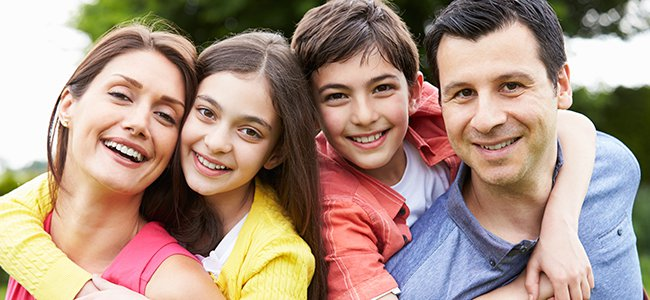
#> input picture das/Trabalho3/Images/Familia.jpg, 650 x 300 px
$ jupyter execute --allow-errors FacesCatsDogs3.ipynb   (Python 2 division)
#> lines starting #> are read from the running program, lines starting #| are printed output that depends on the picture
[cell 1]
import numpy as np
import os
import sys
import cv2
import urllib2
import urllib

[cell 2]
home_directory = os.getenv("HOME")
caffe_root = os.path.join(home_directory, 'caffe')
sys.path.insert(0, os.path.join(caffe_root, 'python'))

import caffe

[cell 3]
class NetFace:

    def __init__(self):
        haarcascade_xml = "haarcascade_frontalface_alt.xml"
        self.classifier = cv2.CascadeClassifier(haarcascade_xml)

    def classifierImage(self,miniframe):
        return self.classifier.detectMultiScale(miniframe)

[cell 4]
class Face:

    def __init__(self,net=NetFace()):
        self.net = net

    def detect(self,frame):
        height, width, depth = frame.shape

        # create grayscale version
        grayscale = cv2.cvtColor(frame, cv2.COLOR_BGR2GRAY)

        # equalize histogram
        cv2.equalizeHist(grayscale, grayscale)

        # detect objects
        DOWNSCALE = 4
        minisize = (frame.shape[1]/DOWNSCALE,frame.shape[0]/DOWNSCALE)
        miniframe = cv2.resize(frame, minisize)
        faces = self.net.classifierImage(miniframe)

        # [10 lines of commented-out code are left out]

        return faces

[cell 5]
class NetData:

    # [4 lines left out: function __init__, not called in this run]

    def get_transformer(self):
        return self.transformer

    def get_labels(self):
        return self.labels

    def get_net(self):
        return self.net

[cell 6]
class Net:

    def __init__(self,net,transformer,labels):
        self.netData = NetData(net,transformer,labels)
        self.load_synset()

    # [39 lines left out: functions load_synset, predict_imageNet, result, not called in this run]

[cell 7]
class Input:

    FACES = 1
    PREDICTION = 2

    def __init__(self, load=None):
        self.img = None
        if(load): self.resolve(load)

    def resolve(self,load):
        if(self.isFile(load)):
            self.fileResolver(load)

        elif(self.isUrl(load)):
            self.urlResolver(load)

    def isFile(self,load):
        return os.path.isfile(load)

    def isUrl(self,load):
        try:
            urllib2.urlopen(load)
            return True

        except urllib2.HTTPError, e:
            return False

        except urllib2.URLError, e:
            return False

        return False

    def fileResolver(self,load):
        self.img = cv2.imread(load)
        self.load = load

    def urlResolver(self,load):
        image = urllib.URLopener()
        path = "Images"
        image.retrieve(load,path)
        image.close()
        self.fileResolver(path)

        return None

    def getImage(self,destination):
        if(destination == self.FACES):
            return self.img

        else:
            return self.load

[cell 8]
class Output:

    def outFaces(self,faces):
        if(len(faces) > 0):
            print("Foram detectadas {0} faces.").format(str(len(faces)))
            print("As coordenadas das faces são: ")

            for face in faces:
                print(face)

        else:
            print("Não foram encontradas faces.")


    # [12 lines left out: function outAnimals, not called in this run]

[cell 9]
def main(argv=sys.argv):
    mu = np.load(os.path.join(caffe_root, 'python','caffe','imagenet','ilsvrc_2012_mean.npy'))
    mu = mu.mean(1).mean(1)

    model_weights = os.path.join(caffe_root, 'models','bvlc_reference_caffenet','bvlc_reference_caffenet.caffemodel')
    model_def = os.path.join(caffe_root, 'models', 'bvlc_reference_caffenet','deploy.prototxt')
    net = caffe.Net(model_def,model_weights,caffe.TEST)

    transformer = caffe.io.Transformer({'data': net.blobs['data'].data.shape})
    transformer.set_transpose('data', (2,0,1))
    transformer.set_mean('data', mu)
    transformer.set_raw_scale('data', 255)
    transformer.set_channel_swap('data', (2,1,0))

    labels_file = os.path.join(caffe_root, 'data','ilsvrc12','synset_words.txt')
    labels = np.loadtxt(labels_file, str, delimiter='\t')

    f = Face()
    n = Net(net,transformer,labels)
    o = Output()

    if(len(argv) >= 2):
        argv.pop(0)

        for arg in argv:
            print(arg)

            d = Input(arg)
            o.outFaces(f.detect(d.getImage(Input.FACES)))

            dogs,cats = n.result(d.getImage(Input.PREDICTION))
            o.outAnimals(dogs,cats)

[cell 10]
image_directory = 'Images'
images = os.listdir(image_directory)

#> (a cell that did not finish here is left out)

[cell 12]
import unittest

[cell 13]
class TestFace(unittest.TestCase):

    def test_1_face_detected (self):
        image = os.path.join('Images', 'Pessoa.jpg')
        d = Input(image)

        faces = face.detect(d.getImage(Input.FACES))

        output.outFaces(faces)
        self.assertEqual(len(faces),1)

    def test_more_than_1_face_detected (self):
        image = os.path.join('Images', 'Familia.jpg')
        d = Input(image)

        faces = face.detect(d.getImage(Input.FACES))

        output.outFaces(faces)
        self.assertEqual(len(faces),2)

    def test_no_face_detected (self):
        image = os.path.join('Images', 'Gato-1.jpg')
        d = Input(image)

        faces = face.detect(d.getImage(Input.FACES))

        output.outFaces(faces)
        self.assertEqual(len(faces),0)

if __name__ == "__main__":
    # instaciating face and output classes
    face = Face()
    output = Output()

    suite = unittest.TestSuite()

    for method in dir(TestFace):
        if method.startswith("test"):
            suite.addTest(TestFace(method))
    unittest.TextTestRunner().run(suite)
#> in fileResolver, self.img is the input picture: shape (300, 650, 3); mean B, G, R 131, 145.4, 170.7
#> in detect, `height, width, depth = frame.shape`: height = 300; width = 650; depth = 3
#> in detect, `grayscale = cv2.cvtColor(frame, cv2.COLOR_BGR2GRAY)`:
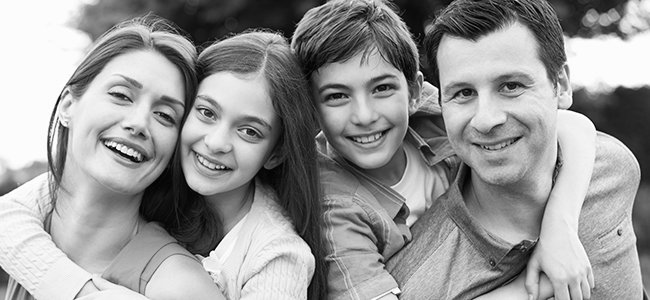
#> grayscale: shape (300, 650); min 0, max 255, mean 151.3
#> in detect, `cv2.equalizeHist(grayscale, grayscale)`:
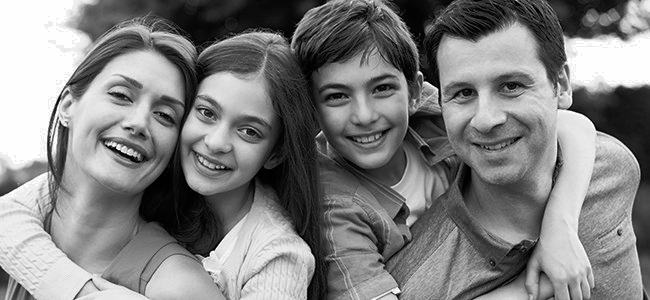
#> grayscale: shape (300, 650); min 0, max 255, mean 128.5
#> in detect, `miniframe = cv2.resize(frame, minisize)`:
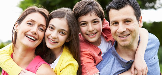
#> miniframe: shape (75, 162, 3); mean B, G, R 130.9, 145.4, 170.6
#> in detect, `faces = self.net.classifierImage(miniframe)`: faces = [[75, 12, 28, 28], [103, 8, 37, 37]]
#| Foram detectadas {0} faces.
#> call 2 of fileResolver, with load = 'Images/Gato-1.jpg'
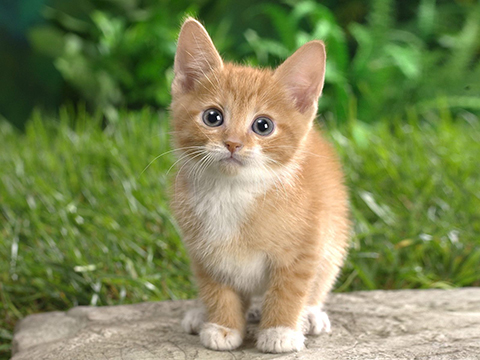
#> input picture das/Trabalho3/Images/Gato-1.jpg, 480 x 360 px
#> in fileResolver, self.img is the input picture: shape (360, 480, 3); mean B, G, R 85.7, 136, 125.8
#> in detect (call 2), `height, width, depth = frame.shape`: height = 360; width = 480
#> in detect (call 2), `grayscale = cv2.cvtColor(frame, cv2.COLOR_BGR2GRAY)`:
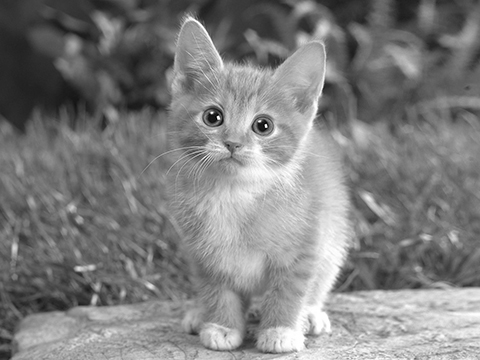
#> grayscale: shape (360, 480); min 1, max 255, mean 127.2
#> in detect (call 2), `cv2.equalizeHist(grayscale, grayscale)`:
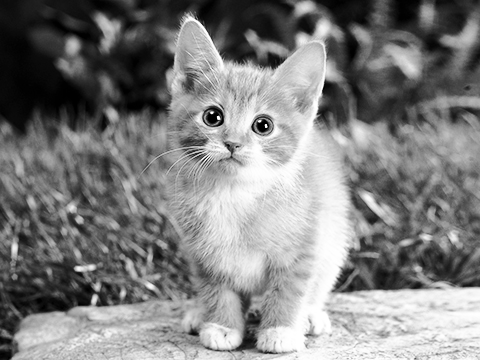
#> grayscale: shape (360, 480); min 0, max 255, mean 128.2
#> in detect (call 2), `miniframe = cv2.resize(frame, minisize)`:
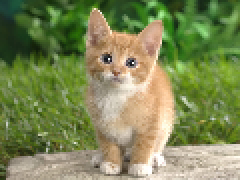
#> miniframe: shape (90, 120, 3) (shown 2 times larger); mean B, G, R 85.7, 136.1, 125.9
#> in detect (call 2), `faces = self.net.classifierImage(miniframe)`: faces = ()
